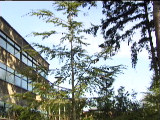
#> input picture GMM_CSDN/WavingTrees/b00000.bmp, 160 x 120 px; its folder holds only this picture in this run
$ python -i GMM.py   (imports and definitions only)
#> lines starting #> are read from the running program, lines starting #| are printed output that depends on the picture
import cv2
import numpy as np
import glob

GMM_MAX_COMPONT = 5
SIGMA = 30
gmm_thr_sumw = 0.6
train_num = 2
WEIGHT = 0.05
T = 0.7
alpha = 0.005
eps = pow(10, -10)
channel = 3
GMM_MAX_COMPONT = GMM_MAX_COMPONT
m_weight = [[] for i in range(GMM_MAX_COMPONT*channel)]#怎么先对numpy初始化为一维数组，后续在对每个元素重新复制为数组呢
m_mean = [[] for i in range(GMM_MAX_COMPONT*channel)]
m_sigma = [[] for i in range(GMM_MAX_COMPONT*channel)]
m_fit_num = None

# [10 lines left out: function init, not called in this run]

def train_gmm(imgs):
    row, col, channel = imgs.shape
#> row = 120; col = 160; channel = 3
    B, G, R = cv2.split(imgs)
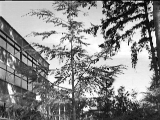
#> B: shape (120, 160); min 0, max 255, mean 136.3
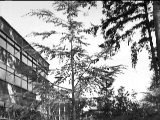
#> G: shape (120, 160); min 0, max 255, mean 146.2
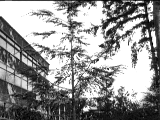
#> R: shape (120, 160); min 0, max 255, mean 146
    m_mask = np.zeros((row,col), dtype=np.uint8)
    m_mask[:] = 255
    for i in range(row):
        for j in range(col):
            cnt = 0
            for c, img in enumerate((B,G,R)):
                # img = imgs[:,:,c]
                # img = B.copy()
                num_fit = 0
                for k in range(c*GMM_MAX_COMPONT, c*GMM_MAX_COMPONT+GMM_MAX_COMPONT):
                    if m_weight[k][i][j] != 0:
                        delta = abs(img[i][j]-m_mean[k][i][j])
                        if float(delta) < 2.5*m_sigma[k][i][j]:
                            m_weight[k][i][j] = (1-alpha)*m_weight[k][i][j] + alpha*1
                            m_mean[k][i][j] = (1-alpha)*m_mean[k][i][j] +alpha*img[i][j]
                            m_sigma[k][i][j] = np.sqrt((1-alpha)*m_sigma[k][i][j]*m_sigma[k][i][j]+alpha*(img[i][j]-m_mean[k][i][j])*(img[i][j]-m_mean[k][i][j]))

                            num_fit += 1

                        else:
                            m_weight[k][i][j] *= (1-alpha)

                for ii in range(c*GMM_MAX_COMPONT, c*GMM_MAX_COMPONT+GMM_MAX_COMPONT):
                    for jj in range(ii + 1, c*GMM_MAX_COMPONT+GMM_MAX_COMPONT):
                        if (m_weight[ii][i][j] / m_sigma[ii][i][j]) <= (m_weight[jj][i][j] / m_sigma[jj][i][j]):
                            m_sigma[ii][i][j], m_sigma[jj][i][j] = m_sigma[jj][i][j], m_sigma[ii][i][j]
                            m_weight[ii][i][j], m_weight[jj][i][j] = m_weight[jj][i][j], m_weight[ii][i][j]
                            m_mean[ii][i][j], m_mean[jj][i][j] = m_mean[jj][i][j], m_mean[ii][i][j]

                if num_fit == 0:
                    if 0==m_weight[c*GMM_MAX_COMPONT+GMM_MAX_COMPONT-1][i][j]:
                        for kk in range(c*GMM_MAX_COMPONT, c*GMM_MAX_COMPONT+GMM_MAX_COMPONT):
                            if (0 == m_weight[kk][i][j]):
                                m_weight[kk][i][j] = WEIGHT
                                m_mean[kk][i][j] = img[i][j]
                                m_sigma[kk][i][j] = SIGMA
                                break
                    else:
                        m_weight[c*GMM_MAX_COMPONT+GMM_MAX_COMPONT-1][i][j] = WEIGHT
                        m_mean[c*GMM_MAX_COMPONT+GMM_MAX_COMPONT-1][i][j] = img[i][j]
                        m_sigma[c*GMM_MAX_COMPONT+GMM_MAX_COMPONT-1][i][j] = SIGMA

                weight_sum = 0
                for nn in range(c*GMM_MAX_COMPONT, c*GMM_MAX_COMPONT+GMM_MAX_COMPONT):
                    if m_weight[nn][i][j] != 0:
                        weight_sum += m_weight[nn][i][j]
                    else:
                        break

                weight_scale = 1.0/(weight_sum+eps)
                weight_sum = 0
                for nn in range(c*GMM_MAX_COMPONT, c*GMM_MAX_COMPONT+GMM_MAX_COMPONT):
                    if m_weight[nn][i][j] != 0:
                        m_weight[nn][i][j] *= weight_scale
                        weight_sum += m_weight[nn][i][j]
                        if abs(img[i][j] - m_mean[nn][i][j]) < 2 * m_sigma[nn][i][j]:
                            cnt += 1
                            break
                        if weight_sum > T:
                            if abs(img[i][j] - m_mean[nn][i][j]) < 2 * m_sigma[nn][i][j]:
                                cnt += 1
                            break
                    else:
                        break


            if cnt == channel:
                m_mask[i][j] = 0
#> m_mask: shape (120, 160); every value is 255

    # cv2.imshow('img_gray', img)
    m_mask = cv2.medianBlur(m_mask, 7)
    # kernel_e = np.ones((3, 3), np.uint8)
    # m_mask = cv2.erode(m_mask, kernel_e)
    kernel_d = np.ones((5, 5), np.uint8)
    m_mask = cv2.dilate(m_mask, kernel_d)
    # element = cv2.getStructuringElement(cv2.MORPH_ELLIPSE, (3, 3))  # 形态学去噪
    # m_mask = cv2.morphologyEx(m_mask, cv2.MORPH_OPEN, element)  # 开运算去噪
    return m_mask
    # cv2.imshow('img_mask', m_mask)
    # cv2.waitKey(1)

# [31 lines left out: function test_img, not called in this run]


import time

# [25 lines not run here, left out]

>>> import cv2
>>> picture = cv2.cvtColor(cv2.imread('../WavingTrees/b00000.bmp'), cv2.COLOR_BGR2RGB)
#> (the run stopped early here; a loop or call above may not have finished)
